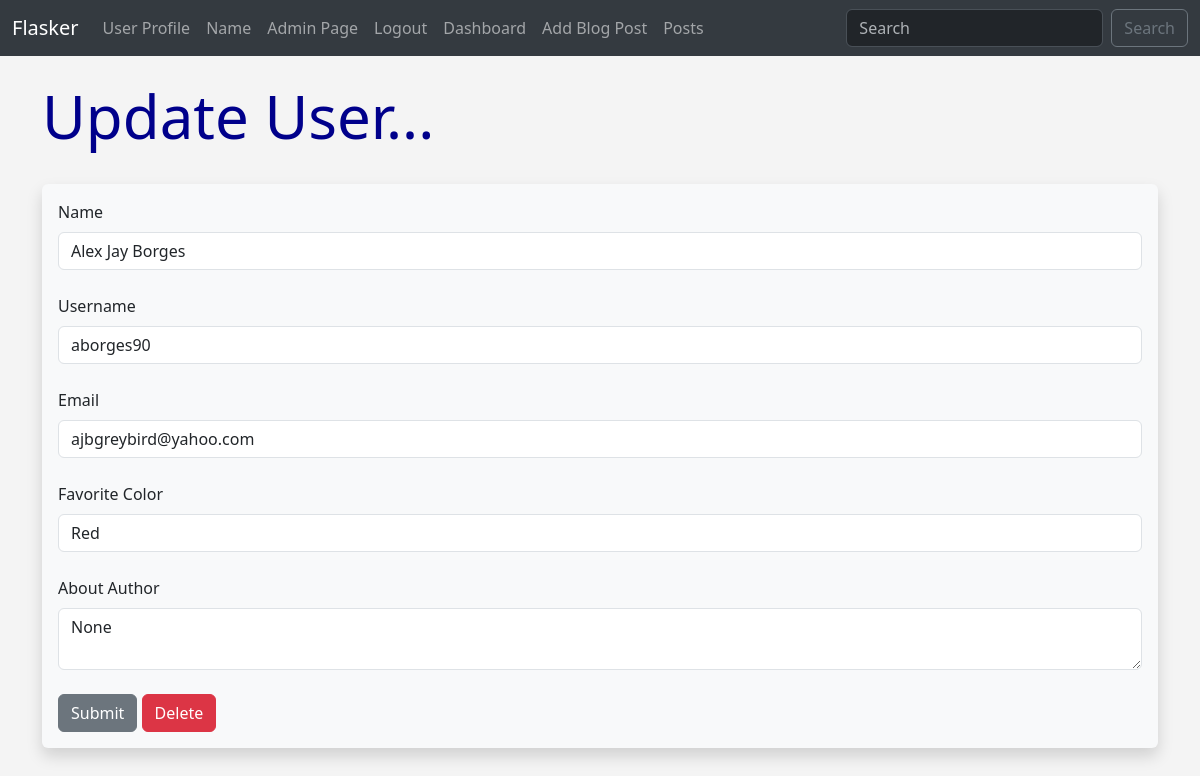
The app's page /update/1 (signed in), older data.
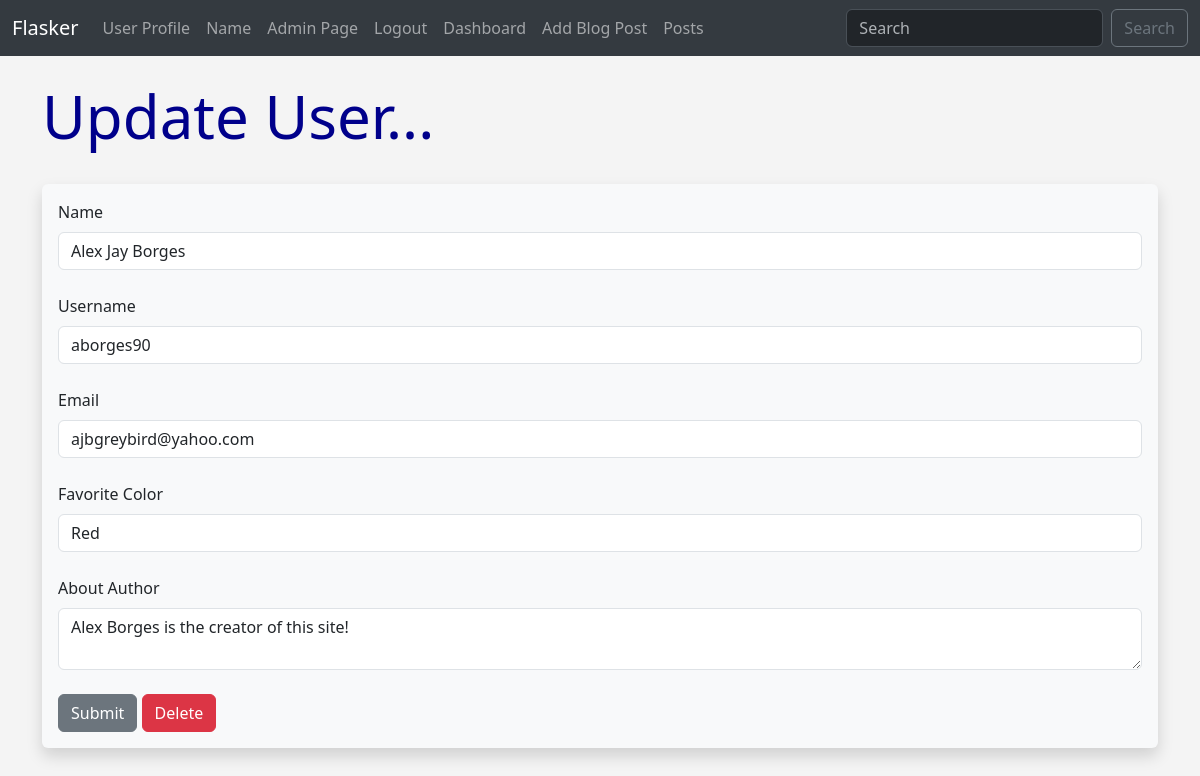
The same page, newer data.
### app.py (models this page shows, shortened)
class Users(db.Model, UserMixin):
    id = db.Column(db.Integer, primary_key=True)
    username = db.Column(db.String(20), nullable=False)
    name = db.Column(db.String(200), nullable=False)
    email = db.Column(db.String(120), nullable=False,unique=True)
    favorite_color = db.Column(db.String(120))
    about_author = db.Column(db.Text(500), nullable=True)
    date_added = db.Column(db.DateTime, default=datetime.utcnow)
    profile_pic = db.Column(db.String(), nullable=True)
    password_hash = db.Column(db.String(128))
    posts = db.relationship('Posts', backref='poster')
    @property
    def password(self):
        raise AttributeError('password is not a readable attribute')

### app.py (the view)
@app.route('/update/<int:id>', methods=['GET', 'POST'])
@login_required
def update(id):
    form = UserForm()
    name_to_update = Users.query.get_or_404(id)
    if request.method == "POST":
        name_to_update.name = request.form['name']
        name_to_update.email = request.form['email']
        name_to_update.favorite_color = request.form['favorite_color']
        name_to_update.about_author = request.form['about_author']
        name_to_update.username = request.form['username']
        try:
            db.session.commit()
            flash("User Updated Successfully!")
            return render_template("update.html",
                form=form,
                name_to_update = name_to_update,
                id=id)
        except:
            flash("Error! Looks like there was a problem... try again!")
            return render_template("update.html",
                form=form,
                name_to_update = name_to_update)
    else:
        return render_template("update.html",
            form=form,
            name_to_update = name_to_update,
            id = id)

### webforms.py
class UserForm(FlaskForm):
    name = StringField("Name", validators=[DataRequired()])
    username = StringField("Username", validators=[DataRequired()])
    email = StringField("Email", validators=[DataRequired()])
    favorite_color = StringField("Favorite Color")
    about_author = TextAreaField("About Author")
    password_hash = PasswordField('Password', validators=[DataRequired(), EqualTo('password_hash2', message='Passwords Must Match!')])
    password_hash2 = PasswordField('Confirm Password', validators=[DataRequired()])
    profile_pic = FileField("Profile Pic")
    submit = SubmitField("Submit")

class SearchForm(FlaskForm):
    searched = StringField("Searched", validators=[DataRequired()])
    submit = SubmitField()

### app.py (called while the page is built)
@login_manager.user_loader
def load_user(user_id):
    return Users.query.get(int(user_id))

@app.context_processor
def base():
    form = SearchForm()
    return dict(form=form)

### templates/update.html (shortened to what this page needs)
{% extends 'base.html' %}
{% block content %}
{% if id == current_user.id %}
		 <h1>Update User...</h1>
		 <br/>
		 <div class="shadow p-3 mb-5 bg-body-tertiary rounded">
		 <form action="/update/{{ name_to_update.id }}" method="POST">
		 {{ form.name.label(class="form-label") }}
		 {{ form.name(class="form-control", value=name_to_update.name) }}
		 <br/>
		 {{ form.username.label(class="form-label") }}
		 {{ form.username(class="form-control", value=name_to_update.username) }}
		 <br/>
		 {{ form.email.label(class="form-label") }}
		 {{ form.email(class="form-control", value=name_to_update.email) }}
		 <br/>
		 {{ form.favorite_color.label(class="form-label") }}
		 {{ form.favorite_color(class="form-control", value=name_to_update.favorite_color) }}
		 <br/>
		{{ form.about_author.label(class="form-label") }}
			<textarea name="about_author" class="form-control">{{ name_to_update.about_author }}</textarea>
		<br/>
		 {{ form.submit(class="btn btn-secondary") }}
		 <a href="{{ url_for('delete', id=id)}}" class="btn btn-danger">Delete</a>
 		 </form>
		 </div>
		 <br/><br/><br/>
{% else %}
		<div class="alert alert-warning alert-dismissible fade show" role="alert">
		You Are Not Alowed To Edit This User
		<button type="button" class="btn-close" data-bs-dismiss="alert" aria-label="Close"></button>
		</div>
{% endif %}
{% endblock %}

Row changes from the older to the newer data that the page shows:
changed Users "Alex Jay Borges": about_author "None" → "Alex Borges is the creator of this site!"
